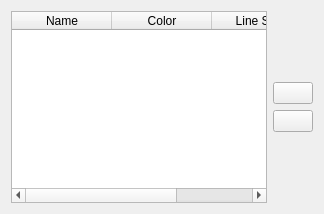
         <widget class="QWidget" name="patronsPage">
          <layout class="QHBoxLayout" name="horizontalLayout_7">
           <item>
            <widget class="QTableWidget" name="patronsTableWidget">
             <property name="editTriggers">
              <set>QAbstractItemView::NoEditTriggers</set>
             </property>
             <property name="selectionMode">
              <enum>QAbstractItemView::SingleSelection</enum>
             </property>
             <property name="selectionBehavior">
              <enum>QAbstractItemView::SelectRows</enum>
             </property>
             <attribute name="horizontalHeaderStretchLastSection">
              <bool>true</bool>
             </attribute>
             <attribute name="verticalHeaderVisible">
              <bool>false</bool>
             </attribute>
             <column>
              <property name="text">
               <string>Name</string>
              </property>
             </column>
             <column>
              <property name="text">
               <string>Color</string>
              </property>
             </column>
             <column>
              <property name="text">
               <string>Line Style</string>
              </property>
             </column>
            </widget>
           </item>
           <item>
            <layout class="QVBoxLayout" name="verticalLayout_9">
             <item>
              <spacer name="verticalSpacer_4">
               <property name="orientation">
                <enum>Qt::Vertical</enum>
               </property>
               <property name="sizeHint" stdset="0">
                <size>
                 <width>20</width>
                 <height>40</height>
                </size>
               </property>
              </spacer>
             </item>
             <item>
              <widget class="QPushButton" name="addPatronButton">
               <property name="text">
                <string/>
               </property>
               <property name="icon">
                <iconset>
                 <normaloff>:/icons8_plus_math_32px_1.png</normaloff>:/icons8_plus_math_32px_1.png</iconset>
               </property>
              </widget>
             </item>
             <item>
              <widget class="QPushButton" name="deletePatronButton">
               <property name="text">
                <string/>
               </property>
               <property name="icon">
                <iconset>
                 <normaloff>:/icons8_minus_math_32px.png</normaloff>:/icons8_minus_math_32px.png</iconset>
               </property>
              </widget>
             </item>
             <item>
              <spacer name="verticalSpacer_5">
               <property name="orientation">
                <enum>Qt::Vertical</enum>
               </property>
               <property name="sizeHint" stdset="0">
                <size>
                 <width>20</width>
                 <height>40</height>
                </size>
               </property>
              </spacer>
             </item>
            </layout>
           </item>
          </layout>
         </widget>
